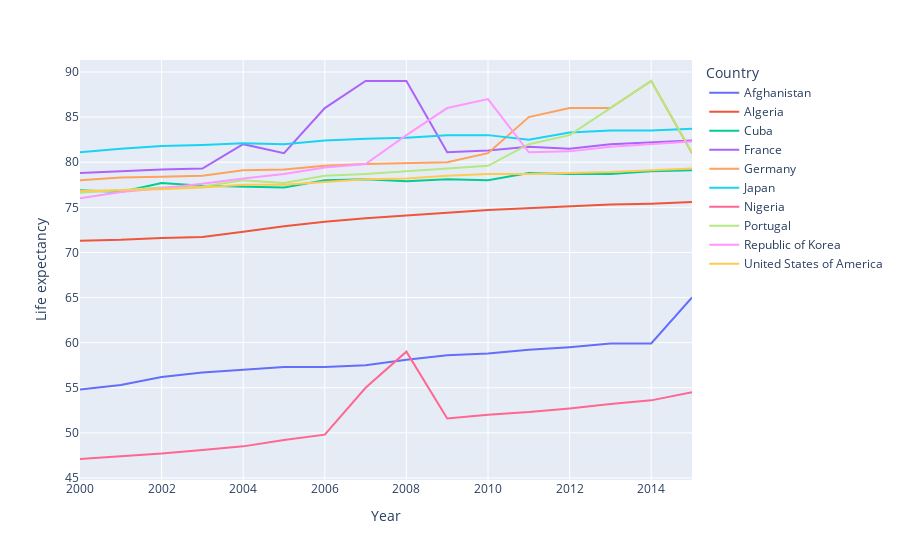

This figure's notebook cell:
### Markdown cell above
### line plots and Pair plots

- First check how the life expectancy evolved for a few countries with a line plot.
- Produce a pair plot of the variables `Life expectancy`, `BMI`, `GDP`, `Alcohol`, and `Schooling`. You can consider using the `Status` of the country or the `Year` as a way to color the plot. (plotly.express function `scatter_matrix`).

- What do you observe at a first visualization on the data? For instance you can comment on:
  - The relationship between `Life expectancy` and `Status`, 
  - The relationship between `Life expectancy` and `Schooling`,
  - The distribution of `BMI`.

### Code cell
import plotly.express as px
countries = data.Country.unique()
### Example of countries but you can select an other set
cchoice = ['Cuba','Germany', 'Afghanistan', 'Japan', 'United States of America' ,
           'France', 'Portugal', 'Nigeria', 'Algeria', 'Republic of Korea' ]

df = data_filled.query(f"Country in {cchoice}")
fig = px.line(df, x="Year", y="Life expectancy", color='Country')
fig.show()

### Figure 1 — Plotly figure (JSON) as saved in the notebook; plotly's stock layout.template omitted (floating-point values rounded to 4 significant figures)
{"data": [{"hovertemplate": "Country=Afghanistan<br>Year=%{x}<br>Life expectancy=%{y}<extra></extra>", "legendgroup": "Afghanistan", "line": {"color": "#636efa", "dash": "solid"}, "marker": {"symbol": "circle"}, "mode": "lines", "name": "Afghanistan", "orientation": "v", "showlegend": true, "type": "scatter", "x": [2015, 2014, 2013, 2012, 2011, 2010, 2009, 2008, 2007, 2006, 2005, 2004, 2003, 2002, 2001, 2000], "xaxis": "x", "y": [65.0, 59.9, 59.9, 59.5, 59.2, 58.8, 58.6, 58.1, 57.5, 57.3, 57.3, 57.0, 56.7, 56.2, 55.3, 54.8], "yaxis": "y"}, {"hovertemplate": "Country=Algeria<br>Year=%{x}<br>Life expectancy=%{y}<extra></extra>", "legendgroup": "Algeria", "line": {"color": "#EF553B", "dash": "solid"}, "marker": {"symbol": "circle"}, "mode": "lines", "name": "Algeria", "orientation": "v", "showlegend": true, "type": "scatter", "x": [2015, 2014, 2013, 2012, 2011, 2010, 2009, 2008, 2007, 2006, 2005, 2004, 2003, 2002, 2001, 2000], "xaxis": "x", "y": [75.6, 75.4, 75.3, 75.1, 74.9, 74.7, 74.4, 74.1, 73.8, 73.4, 72.9, 72.3, 71.7, 71.6, 71.4, 71.3], "yaxis": "y"}, {"hovertemplate": "Country=Cuba<br>Year=%{x}<br>Life expectancy=%{y}<extra></extra>", "legendgroup": "Cuba", "line": {"color": "#00cc96", "dash": "solid"}, "marker": {"symbol": "circle"}, "mode": "lines", "name": "Cuba", "orientation": "v", "showlegend": true, "type": "scatter", "x": [2015, 2014, 2013, 2012, 2011, 2010, 2009, 2008, 2007, 2006, 2005, 2004, 2003, 2002, 2001, 2000], "xaxis": "x", "y": [79.1, 79.0, 78.7, 78.7, 78.8, 78.0, 78.1, 77.9, 78.1, 78.0, 77.2, 77.3, 77.4, 77.7, 76.7, 76.9], "yaxis": "y"}, {"hovertemplate": "Country=France<br>Year=%{x}<br>Life expectancy=%{y}<extra></extra>", "legendgroup": "France", "line": {"color": "#ab63fa", "dash": "solid"}, "marker": {"symbol": "circle"}, "mode": "lines", "name": "France", "orientation": "v", "showlegend": true, "type": "scatter", "x": [2015, 2014, 2013, 2012, 2011, 2010, 2009, 2008, 2007, 2006, 2005, 2004, 2003, 2002, 2001, 2000], "xaxis": "x", "y": [82.4, 82.2, 82.0, 81.5, 81.7, 81.3, 81.1, 89.0, 89.0, 86.0, 81.0, 82.0, 79.3, 79.2, 79.0, 78.8], "yaxis": "y"}, {"hovertemplate": "Country=Germany<br>Year=%{x}<br>Life expectancy=%{y}<extra></extra>", "legendgroup": "Germany", "line": {"color": "#FFA15A", "dash": "solid"}, "marker": {"symbol": "circle"}, "mode": "lines", "name": "Germany", "orientation": "v", "showlegend": true, "type": "scatter", "x": [2015, 2014, 2013, 2012, 2011, 2010, 2009, 2008, 2007, 2006, 2005, 2004, 2003, 2002, 2001, 2000], "xaxis": "x", "y": [81.0, 89.0, 86.0, 86.0, 85.0, 81.0, 80.0, 79.9, 79.8, 79.6, 79.2, 79.1, 78.5, 78.4, 78.3, 78.0], "yaxis": "y"}, {"hovertemplate": "Country=Japan<br>Year=%{x}<br>Life expectancy=%{y}<extra></extra>", "legendgroup": "Japan", "line": {"color": "#19d3f3", "dash": "solid"}, "marker": {"symbol": "circle"}, "mode": "lines", "name": "Japan", "orientation": "v", "showlegend": true, "type": "scatter", "x": [2015, 2014, 2013, 2012, 2011, 2010, 2009, 2008, 2007, 2006, 2005, 2004, 2003, 2002, 2001, 2000], "xaxis": "x", "y": [83.7, 83.5, 83.5, 83.3, 82.5, 83.0, 83.0, 82.7, 82.6, 82.4, 82.0, 82.1, 81.9, 81.8, 81.5, 81.1], "yaxis": "y"}, {"hovertemplate": "Country=Nigeria<br>Year=%{x}<br>Life expectancy=%{y}<extra></extra>", "legendgroup": "Nigeria", "line": {"color": "#FF6692", "dash": "solid"}, "marker": {"symbol": "circle"}, "mode": "lines", "name": "Nigeria", "orientation": "v", "showlegend": true, "type": "scatter", "x": [2015, 2014, 2013, 2012, 2011, 2010, 2009, 2008, 2007, 2006, 2005, 2004, 2003, 2002, 2001, 2000], "xaxis": "x", "y": [54.5, 53.6, 53.2, 52.7, 52.3, 52.0, 51.6, 59.0, 55.0, 49.8, 49.2, 48.5, 48.1, 47.7, 47.4, 47.1], "yaxis": "y"}, {"hovertemplate": "Country=Portugal<br>Year=%{x}<br>Life expectancy=%{y}<extra></extra>", "legendgroup": "Portugal", "line": {"color": "#B6E880", "dash": "solid"}, "marker": {"symbol": "circle"}, "mode": "lines", "name": "Portugal", "orientation": "v", "showlegend": true, "type": "scatter", "x": [2015, 2014, 2013, 2012, 2011, 2010, 2009, 2008, 2007, 2006, 2005, 2004, 2003, 2002, 2001, 2000], "xaxis": "x", "y": [81.1, 89.0, 86.0, 83.0, 82.0, 79.6, 79.3, 79.0, 78.7, 78.5, 77.7, 78.0, 77.3, 77.2, 76.9, 76.6], "yaxis": "y"}, {"hovertemplate": "Country=Republic of Korea<br>Year=%{x}<br>Life expectancy=%{y}<extra></extra>", "legendgroup": "Republic of Korea", "line": {"color": "#FF97FF", "dash": "solid"}, "marker": {"symbol": "circle"}, "mode": "lines", "name": "Republic of Korea", "orientation": "v", "showlegend": true, "type": "scatter", "x": [2015, 2014, 2013, 2012, 2011, 2010, 2009, 2008, 2007, 2006, 2005, 2004, 2003, 2002, 2001, 2000], "xaxis": "x", "y": [82.3, 82.0, 81.7, 81.2, 81.1, 87.0, 86.0, 83.0, 79.8, 79.4, 78.7, 78.2, 77.6, 77.1, 76.7, 76.0], "yaxis": "y"}, {"hovertemplate": "Country=United States of America<br>Year=%{x}<br>Life expectancy=%{y}<extra></extra>", "legendgroup": "United States of America", "line": {"color": "#FECB52", "dash": "solid"}, "marker": {"symbol": "circle"}, "mode": "lines", "name": "United States of America", "orientation": "v", "showlegend": true, "type": "scatter", "x": [2015, 2014, 2013, 2012, 2011, 2010, 2009, 2008, 2007, 2006, 2005, 2004, 2003, 2002, 2001, 2000], "xaxis": "x", "y": [79.3, 79.1, 78.9, 78.8, 78.7, 78.7, 78.5, 78.2, 78.1, 77.8, 77.5, 77.5, 77.2, 77.0, 76.9, 76.8], "yaxis": "y"}], "layout": {"legend": {"title": {"text": "Country"}, "tracegroupgap": 0}, "margin": {"t": 60}, "xaxis": {"anchor": "y", "domain": [0, 1], "title": {"text": "Year"}}, "yaxis": {"anchor": "x", "domain": [0, 1], "title": {"text": "Life expectancy"}}}}
